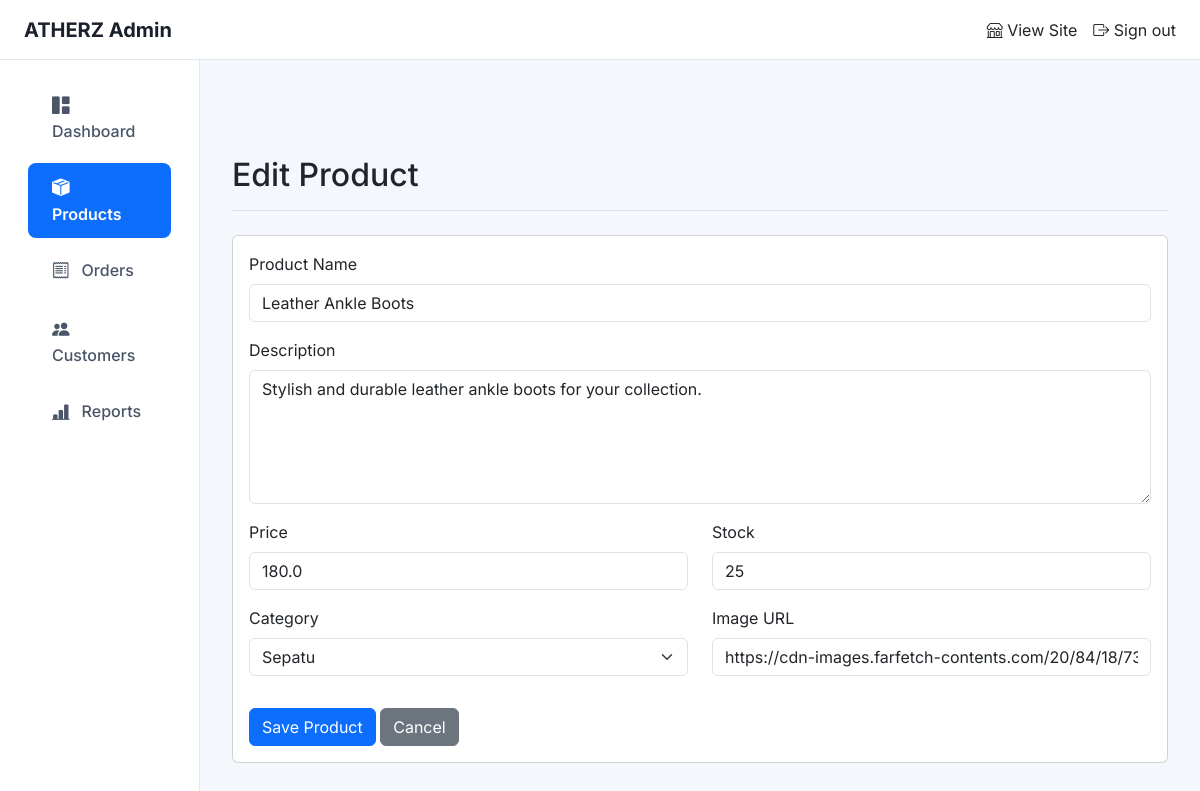
Before: /admin/product/edit/8 (signed in) with the older database file.
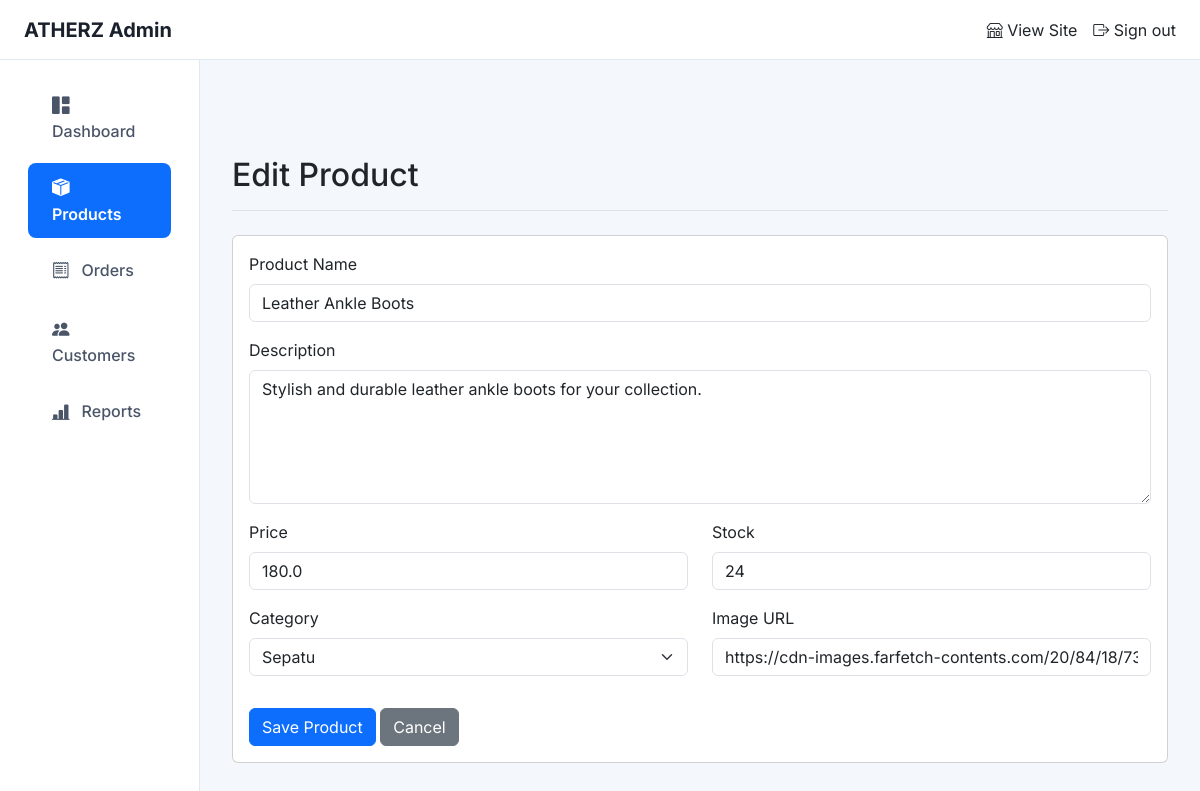
After: the same page with the newer database file.
### models.py (models this page shows, shortened)
class Product(db.Model):
    __tablename__ = 'products'
    id = db.Column(db.Integer, primary_key=True)
    name = db.Column(db.String(120), nullable=False)
    description = db.Column(db.Text, nullable=False)
    price = db.Column(db.Float, nullable=False)
    category = db.Column(db.String(64), nullable=False)
    stock = db.Column(db.Integer, nullable=False, default=0)
    image_url = db.Column(db.String(255), nullable=False, default='images/default.jpg')
    created_at = db.Column(db.DateTime, default=datetime.utcnow)
    popularity = db.Column(db.Integer, default=0)
    order_items = db.relationship('OrderItem', backref='product', lazy='dynamic')
    reviews = db.relationship('Review', backref='product', lazy='dynamic')

### app.py (the view, shortened to what this page needs)
    @app.route('/admin/product/edit/<int:product_id>', methods=['GET', 'POST'])
    @login_required
    def edit_product(product_id):
        if not current_user.is_admin:
            return redirect(url_for('home'))
        product = db.session.get(Product, product_id)
        if not product:
            return redirect(url_for('admin_products'))
        form = ProductForm(obj=product)
        return render_template('admin/product_form.html', title='Edit Product', form=form, product=product)

### forms.py
class ProductForm(FlaskForm):
    name = StringField('Product Name', validators=[DataRequired()])
    description = TextAreaField('Description', validators=[DataRequired()])
    price = StringField('Price', validators=[DataRequired()])
    category = SelectField('Category', choices=[
        ('Baju', 'Baju'),
        ('Sepatu', 'Sepatu'),
        ('Aksesoris', 'Aksesoris')
    ], validators=[DataRequired()])
    stock = IntegerField('Stock', validators=[DataRequired(), NumberRange(min=0)])
    image_url = StringField('Image URL', validators=[DataRequired()])
    submit = SubmitField('Save Product')

class SearchForm(FlaskForm):
    search_query = StringField('Search', validators=[DataRequired()])
    submit = SubmitField('Search')

### templates/admin/product_form.html (shortened to what this page needs)
{% extends "admin/base.html" %}
{% block admin_content %}
<div class="card">
    <div class="card-body">
        <form method="POST" action="">
            <div class="mb-3">
                {{ form.name.label(class="form-label") }}
                {{ form.name(class="form-control") }}
            </div>
            <div class="mb-3">
                {{ form.description.label(class="form-label") }}
                {{ form.description(class="form-control", rows=5) }}
            </div>
            <div class="row">
                <div class="col-md-6 mb-3">
                    {{ form.price.label(class="form-label") }}
                    {{ form.price(class="form-control") }}
                </div>
                <div class="col-md-6 mb-3">
                    {{ form.stock.label(class="form-label") }}
                    {{ form.stock(class="form-control") }}
                </div>
            </div>
             <div class="row">
                <div class="col-md-6 mb-3">
                    {{ form.category.label(class="form-label") }}
                    {{ form.category(class="form-select") }}
                </div>
                <div class="col-md-6 mb-3">
                    {{ form.image_url.label(class="form-label") }}
                    {{ form.image_url(class="form-control", placeholder="e.g., images/product.jpg") }}
                </div>
            </div>
            <div class="mt-3">
                {{ form.submit(class="btn btn-primary") }}
                <a href="{{ url_for('admin_products') }}" class="btn btn-secondary">Cancel</a>
            </div>
        </form>
    </div>
</div>
{% endblock %}

Changed rows visible on the page:
changed Product "Leather Ankle Boots": stock "25" → "24"
